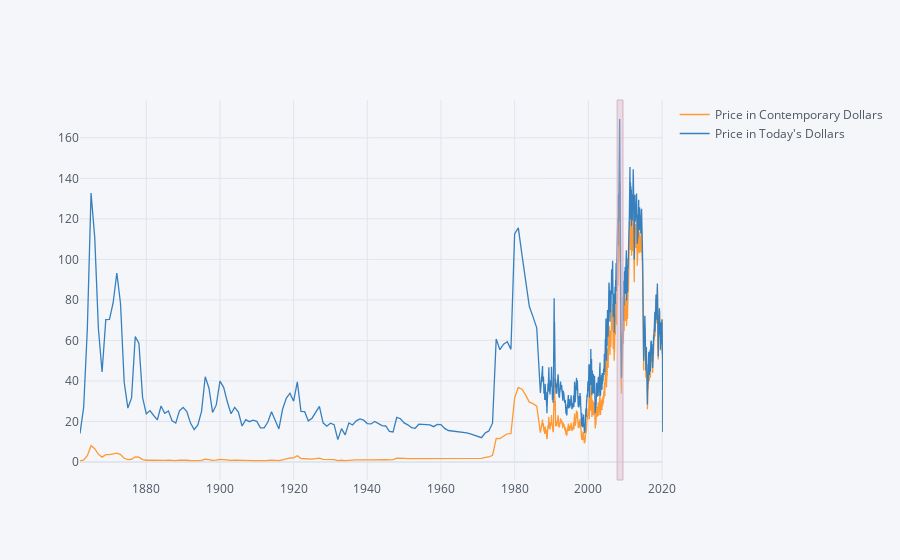

The cell this chart's notebook holds for it:
### Code cell
vspan = {'x0':'2007-11-01','x1':'2009-06-01','color':'rgba(120,0,60,0.3)','fill':True,'opacity':.4}
fig = df.iplot(asFigure=True, vspan=vspan)
fig.show()

### Figure 1 — Plotly figure (JSON) as saved in the notebook; plotly's stock layout.template omitted (floating-point values rounded to 4 significant figures; data arrays with more than 128 entries replaced by an {"elided": "..."} marker saying what was removed)
{"data": [{"line": {"color": "rgba(255, 153, 51, 1.0)", "dash": "solid", "shape": "linear", "width": 1.3}, "mode": "lines", "name": "Price in Contemporary Dollars", "text": "", "type": "scatter", "x": {"elided": "8479 str values"}, "y": {"elided": "8479 float values"}}, {"line": {"color": "rgba(55, 128, 191, 1.0)", "dash": "solid", "shape": "linear", "width": 1.3}, "mode": "lines", "name": "Price in Today's Dollars", "text": "", "type": "scatter", "x": {"elided": "8479 str values"}, "y": {"elided": "8479 float values"}}], "layout": {"legend": {"bgcolor": "#F5F6F9", "font": {"color": "#4D5663"}}, "paper_bgcolor": "#F5F6F9", "plot_bgcolor": "#F5F6F9", "shapes": [{"fillcolor": "rgba(214, 178, 196, 0.4)", "line": {"color": "#D6B2C4", "dash": "solid", "width": 1}, "type": "rect", "x0": "2007-11-01", "x1": "2009-06-01", "xref": "x", "y0": 0, "y1": 1, "yref": "paper"}], "title": {"font": {"color": "#4D5663"}}, "xaxis": {"gridcolor": "#E1E5ED", "showgrid": true, "tickfont": {"color": "#4D5663"}, "title": {"font": {"color": "#4D5663"}, "text": ""}, "zerolinecolor": "#E1E5ED"}, "yaxis": {"gridcolor": "#E1E5ED", "showgrid": true, "tickfont": {"color": "#4D5663"}, "title": {"font": {"color": "#4D5663"}, "text": ""}, "zerolinecolor": "#E1E5ED"}}}
